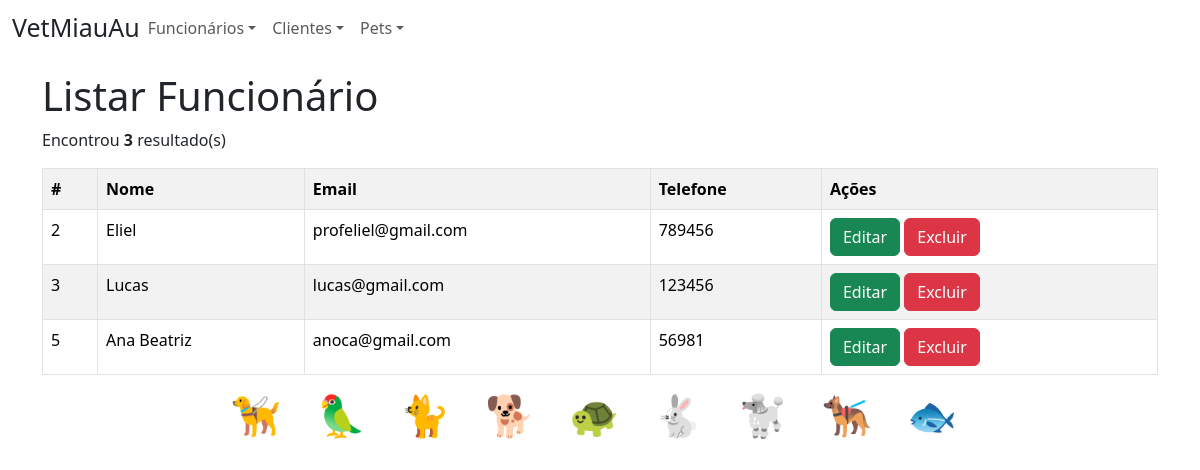
Screenshot of /?page=listar-funcionario with the database file from the repository.
### tables this page shows
CREATE TABLE `funcionario` (
  `id_funcionario` int(10) UNSIGNED NOT NULL,
  `nome_funcionario` varchar(60) NOT NULL,
  `email_funcionario` varchar(260) NOT NULL,
  `telefone_funcionario` int(11) NOT NULL
);

### listar-funcionario.php (the view, shortened to what this page needs)
<h1>Listar Funcionário</h1>
<?php
	$sql = "SELECT * FROM funcionario";
	$res = $conn->query($sql);
	$qtd = $res->num_rows;
	if ($qtd > 0){
		print "<p>Encontrou <b>$qtd</b> resultado(s)</p>";
		print "<table class='table table-bordered table-striped table-hover'>";
		print "<tr>";
		print "<th>#</th>";
		print "<th>Nome</th>";
		print "<th>Email</th>";
		print "<th>Telefone</th>";
		print "<th>Ações</th>";
		print "</tr>";
		while ($row = $res->fetch_object()){
			print "<tr>";
			print "<td>".$row->id_funcionario."</td>";
			print "<td>".$row->nome_funcionario."</td>";
			print "<td>".$row->email_funcionario."</td>";
			print "<td>".$row->telefone_funcionario."</td>";
			print "<td>
				<button class='btn btn-success' onclick=\"location.href='?page=editar-funcionario&id_funcionario={$row->id_funcionario}';\">Editar</button>
				<button class='btn btn-danger' onclick=\"if(confirm('Tem certeza que deseja excluir?')){location.href='?page=salvar-funcionario&acao=excluir&id_funcionario={$row->id_funcionario}';}else{false;}\">Excluir</button>
				</tr>";
		}
		print "</table>";
	}else{
		print "<p>Sem resultado(s)</p>";
	}

### rows the page displays
funcionario: id_funcionario "2", nome_funcionario "Eliel", email_funcionario "profeliel@gmail.com", telefone_funcionario "789456"
funcionario: id_funcionario "3", nome_funcionario "Lucas", email_funcionario "lucas@gmail.com", telefone_funcionario "123456"
funcionario: id_funcionario "5", nome_funcionario "Ana Beatriz", email_funcionario "anoca@gmail.com", telefone_funcionario "56981"

### other values shown
$qtd "3"
